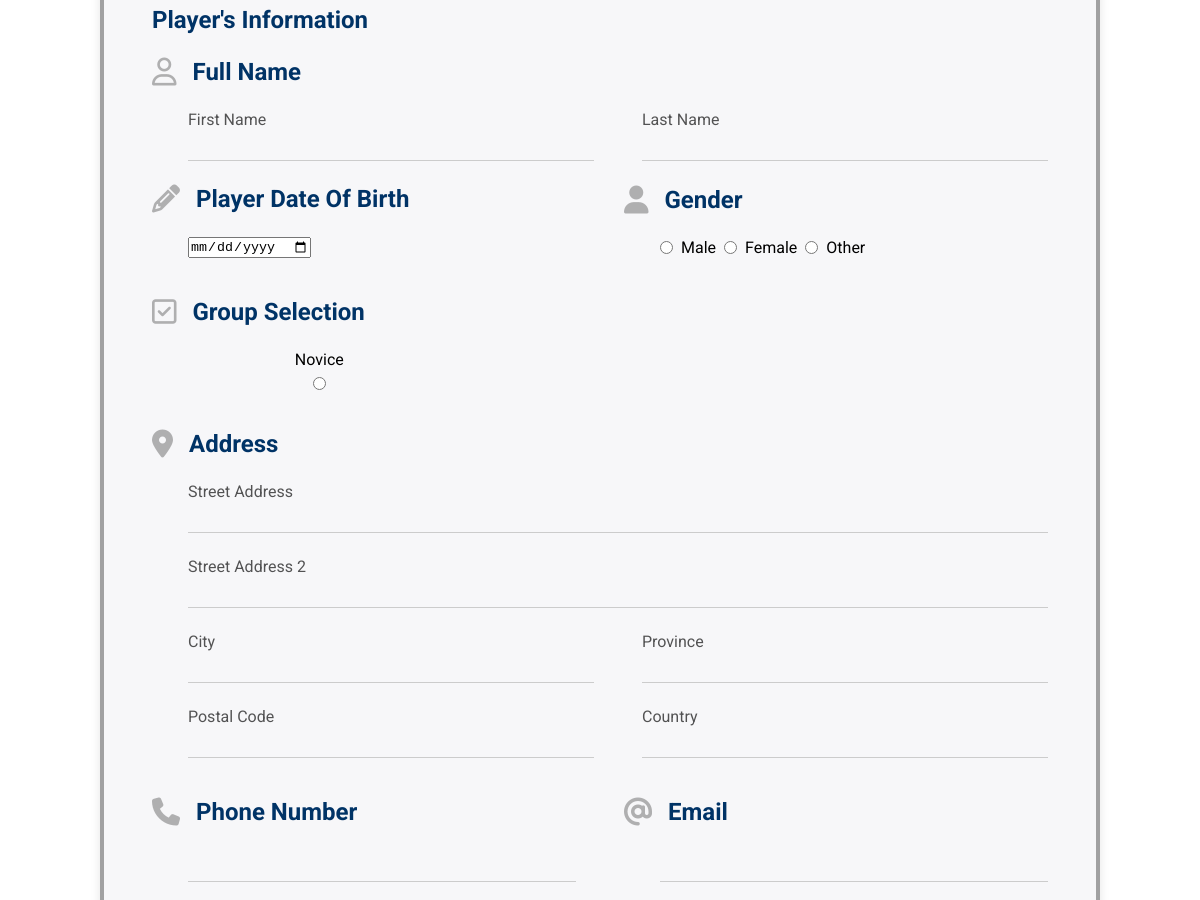
The app's page /wioblapp/registration/ (signed in, middle part), older data.
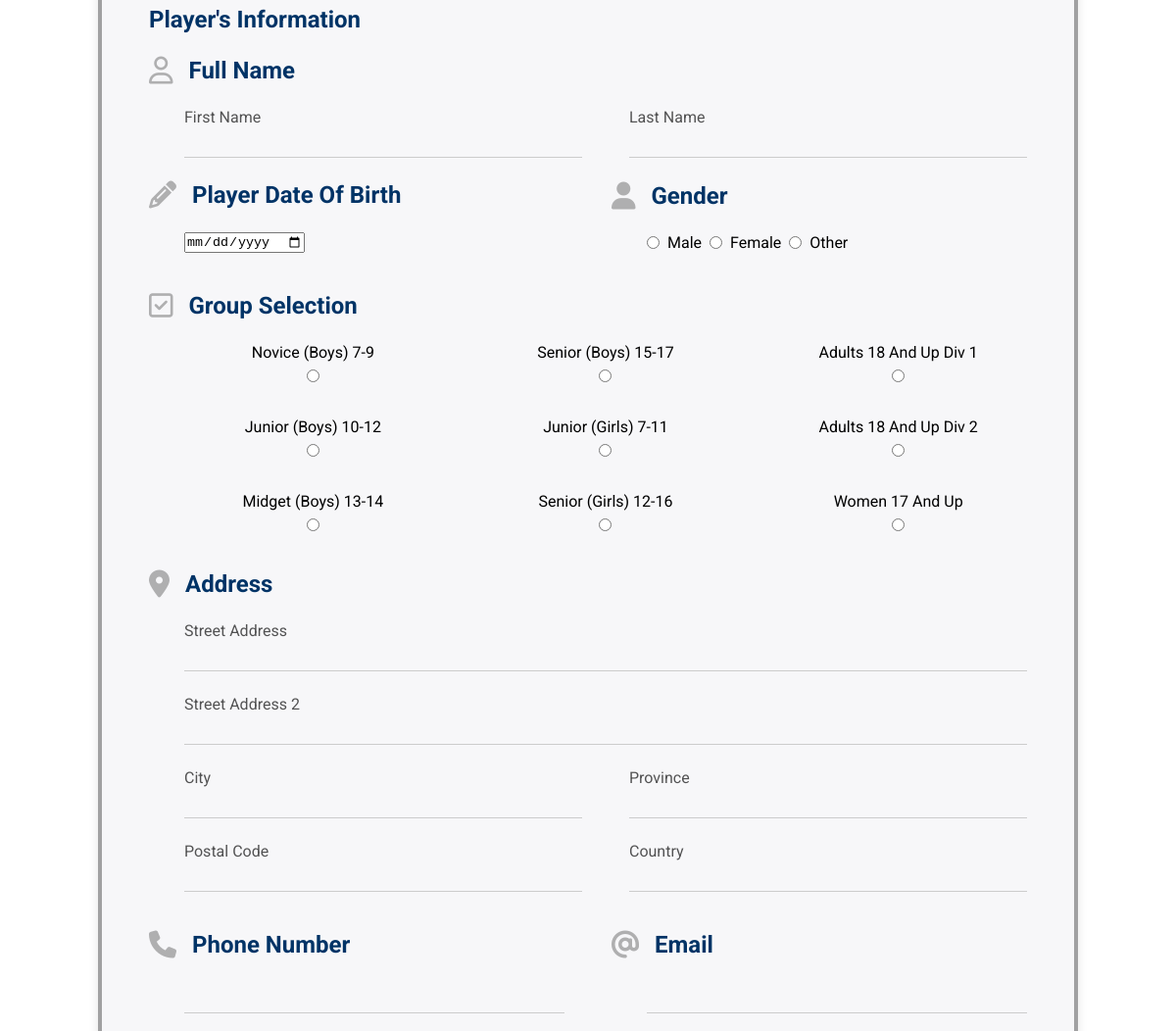
The same page, newer data.
### wioblapp/models.py (models this page shows)
class RegistrationType(models.Model):
    reg_type = models.CharField("Registration Type", max_length=50, primary_key=True)
    description = models.CharField("Description", max_length=300)
    cost = models.IntegerField("Cost")
    def __str__(self):
        return str(self.reg_type)

### wioblapp/views.py (the view, shortened to what this page needs)
# urls.py: path("registration/", views.register_player, name="registration"),
@login_required(login_url="login")
def register_player(request):
    register_form = RegistrationForm()
    context = {
        "register_form": register_form,
    }
    return render(request, "registration.html", context)

### wioblapp/templates/registration.html (shortened to what the changed rows need)
{% extends 'base.html' %}
{% load static %}
{% block content %}
    <section class="registration">
        <div class="container">
            <form action="{% url 'registration' %}" method="POST">
                <fieldset>
                    <div class="radio-group margin-left">
                        {% for field in register_form.group %}
                        <div class="radio-option">
                            {{ field.tag }} {{ field.choice_label }}
                        </div>
                        {% endfor %}
                    </div>
                </fieldset>
            </form>
        </div>
    </section>
{% endblock %}

Row changes from the older to the newer data that the page shows:
removed RegistrationType: choice_label "Novice"
added RegistrationType: choice_label "Novice (Boys) 7-9"
added RegistrationType: choice_label "Senior (Boys) 15-17"
added RegistrationType: choice_label "Adults 18 And Up Div 1"
added RegistrationType: choice_label "Junior (Boys) 10-12"
added RegistrationType: choice_label "Junior (Girls) 7-11"
added RegistrationType: choice_label "Adults 18 And Up Div 2"
added RegistrationType: choice_label "Midget (Boys) 13-14"
added RegistrationType: choice_label "Senior (Girls) 12-16"
added RegistrationType: choice_label "Women 17 And Up"
